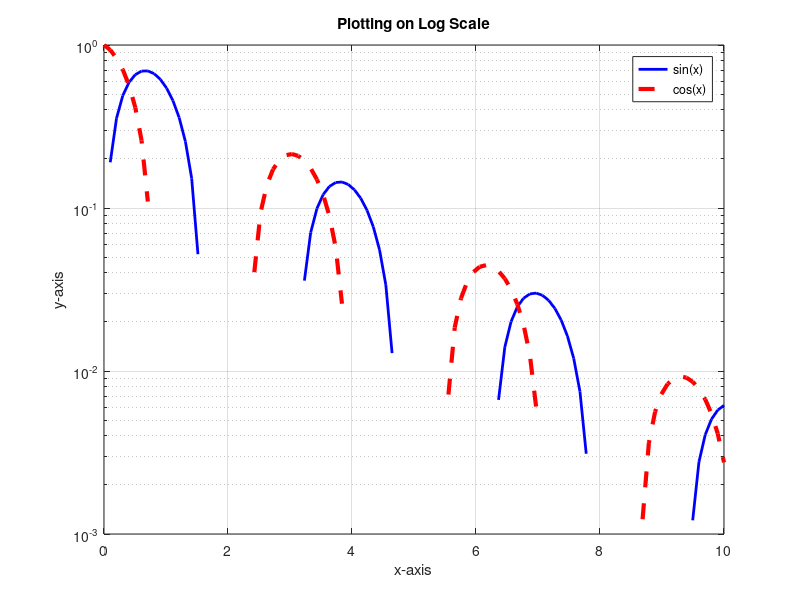

The MATLAB script that drew this image:
% Get the point spacings use x as variable
x=linspace(0,10,100);
% Calculate first function use y1 as variable
y1=exp((-0.5)*x).*sin(2*x);
% Plot the first function
semilogy (x,y1,'b-','LineWidth',2);
hold on;
% Calculate the second function use y2 as variable
y2=exp((-0.5)*x).*cos(2*x);
% Plot the second function
semilogy (x,y2,'r--','LineWidth',3);
hold off;
% Finish the plot
title('Plotting on Log Scale');
legend('sin(x)','cos(x)');
xlabel ('x-axis');
ylabel ('y-axis');
grid on;